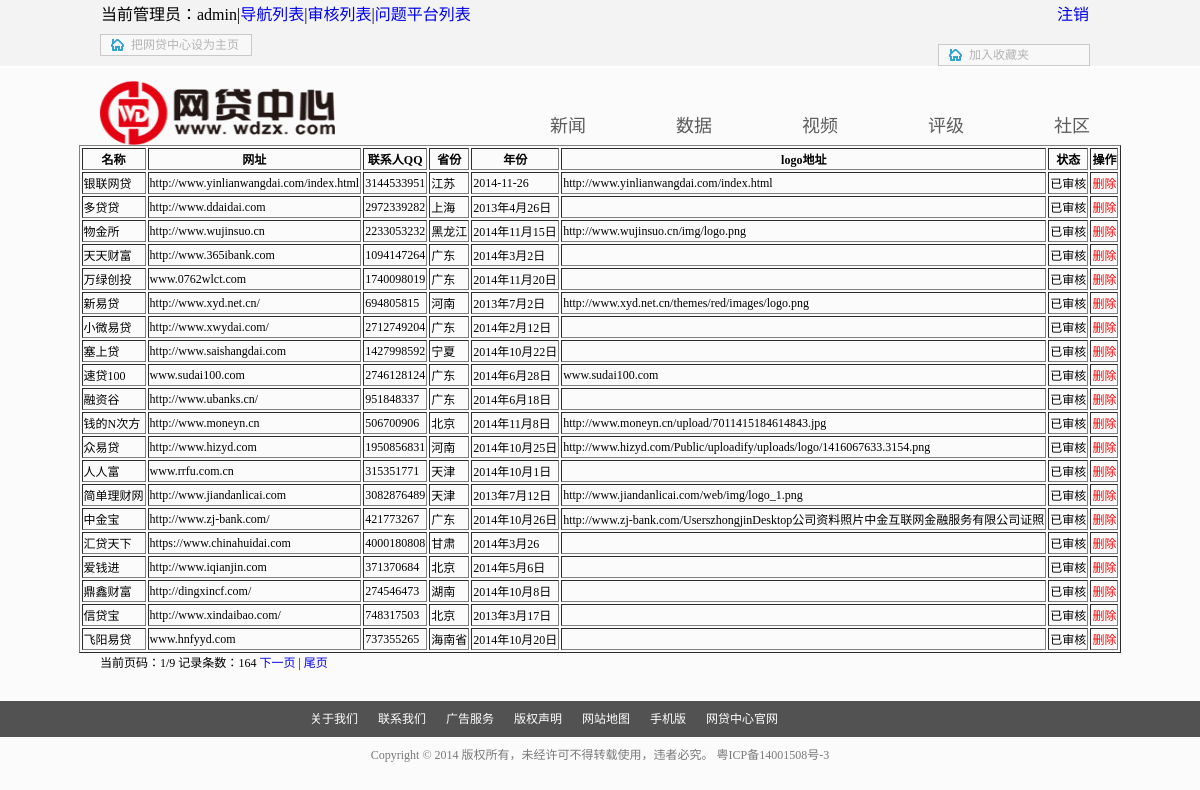
The app's page /admin/admin_submit_list.php (signed in) with its own data.
### tables this page shows
CREATE TABLE `wdzx_navigation_submit` (
  `id` int(11) NOT NULL AUTO_INCREMENT,
  `name` varchar(255) NOT NULL COMMENT '名称',
  `url` varchar(255) DEFAULT NULL COMMENT '链接地址',
  `logo` varchar(255) DEFAULT NULL COMMENT 'logo图片',
  `link_qq` varchar(50) NOT NULL COMMENT '联系人qq',
  `logo_url` varchar(255) DEFAULT NULL COMMENT 'logo远程地址',
  `summary` text COMMENT '简介',
  `fstatus` int(11) NOT NULL DEFAULT '0' COMMENT '状态',
  `add_time` int(11) NOT NULL DEFAULT '0' COMMENT '添加时间',
  `province` varchar(50) NOT NULL DEFAULT '' COMMENT '省份',
  `year` varchar(50) NOT NULL DEFAULT '' COMMENT '上线年份',
  PRIMARY KEY (`id`)
);

### admin/admin_submit_list.php (the view, shortened to what this page needs)
<?php
include '../common/admin_header.php';
if (isset($_REQUEST["page"]) && !empty($_REQUEST["page"])) {
    $page = $_REQUEST["page"];
} else {
    $page = 1;
}
if (is_numeric($page)) {
    $page_size = 20;
    $query = "select count(*) as total from wdzx_navigation_submit order by id desc";
    $result = mysql_query($query, $conn);
    $row = mysql_fetch_row($result);
    $message_count = $row[0];
    $page_count = ceil($message_count / $page_size);
    $offset = ($page - 1) * $page_size;
    $result = mysql_query("select * from wdzx_navigation_submit order by id desc limit $offset,$page_size");
}
?>
<table align="center" border="1" >
    <tr>
        <th>名称</th>
        <th>网址</th>
        <th>联系人QQ</th>
        <th>省份</th>
        <th>年份</th>
        <th>logo地址</th>
        <th>状态</th>
        <th>操作</th>
    </tr>
    <?php while ($row = mysql_fetch_assoc($result)) { ?>
        <tr>
            <td><?php echo $row['name']; ?></td>
            <td><?php echo $row['url']; ?></td>
            <td><?php echo $row['link_qq']; ?></td>
            <td><?php echo $row['province']; ?></td>
            <td><?php echo $row['year']; ?></td>
            <td><?php echo $row['logo_url']; ?></td>
            <td><?php echo $row['fstatus'] == 0 ? "<a style='cursor:pointer;' class='ischeck' id={$row['id']}>未审核</a>" : "已审核"; ?></td>
            <td><a style="color:red;cursor:pointer;" class='del' id="<?php echo $row['id']; ?>" >删除</a></td>
        </tr>
        <?php
    }
    ?>
</table>
<div style="width:1000px;margin:0 auto;padding:0">
    当前页码：<?php echo $page; ?>/<?php echo $page_count; ?>
    记录条数：<?php echo $message_count; ?>
    <?php
    if ($page < $page_count) {
        echo "<a href=?page=" . ($page + 1) . ">下一页</a> | ";
        echo "<a href=?page=" . $page_count . ">尾页</a>";
    }
    ?>
</div>
<?php
include '../common/footer.php';

### css/main.css (style rules this page uses)
body { background:#fbfbfb;margin:0;padding:0;font-size:12px;font-family:"宋体" }
h1,h2,h3,h4,h5,h6,ul,li,a,p,span,dl,dd,dt,input { margin:0;padding:0;text-decoration:none;list-style:none }

### records on screen
wdzx_navigation_submit: name "银联网贷", url "http://www.yinlianwangdai.com/index.html", link_qq "3144533951", province "江苏", year "2014-11-26", logo_url "http://www.yinlianwangdai.com/index.html", fstatus "已审核"
wdzx_navigation_submit: name "多贷贷", url "http://www.ddaidai.com", link_qq "2972339282", province "上海", year "2013年4月26日", fstatus "已审核"
wdzx_navigation_submit: name "物金所", url "http://www.wujinsuo.cn", link_qq "2233053232", province "黑龙江", year "2014年11月15日", logo_url "http://www.wujinsuo.cn/img/logo.png", fstatus "已审核"
wdzx_navigation_submit: name "天天财富", url "http://www.365ibank.com", link_qq "1094147264", province "广东", year "2014年3月2日", fstatus "已审核"
wdzx_navigation_submit: name "万绿创投", url "www.0762wlct.com", link_qq "1740098019", province "广东", year "2014年11月20日", fstatus "已审核"
wdzx_navigation_submit: name "新易贷", url "http://www.xyd.net.cn/", link_qq "694805815", province "河南", year "2013年7月2日", logo_url "http://www.xyd.net.cn/themes/red/images/logo.png", fstatus "已审核"
wdzx_navigation_submit: name "小微易贷", url "http://www.xwydai.com/", link_qq "2712749204", province "广东", year "2014年2月12日", fstatus "已审核"
wdzx_navigation_submit: name "塞上贷", url "http://www.saishangdai.com", link_qq "1427998592", province "宁夏", year "2014年10月22日", fstatus "已审核"
wdzx_navigation_submit: name "速贷100", url "www.sudai100.com", link_qq "2746128124", province "广东", year "2014年6月28日", logo_url "www.sudai100.com", fstatus "已审核"
wdzx_navigation_submit: name "融资谷", url "http://www.ubanks.cn/", link_qq "951848337", province "广东", year "2014年6月18日", fstatus "已审核"
wdzx_navigation_submit: name "钱的N次方", url "http://www.moneyn.cn", link_qq "506700906", province "北京", year "2014年11月8日", logo_url "http://www.moneyn.cn/upload/7011415184614843.jpg", fstatus "已审核"
wdzx_navigation_submit: name "众易贷", url "http://www.hizyd.com", link_qq "1950856831", province "河南", year "2014年10月25日", logo_url "http://www.hizyd.com/Public/uploadify/uploads/logo/1416067633.3154.png", fstatus "已审核"
wdzx_navigation_submit: name "人人富", url "www.rrfu.com.cn", link_qq "315351771", province "天津", year "2014年10月1日", fstatus "已审核"
wdzx_navigation_submit: name "简单理财网", url "http://www.jiandanlicai.com", link_qq "3082876489", province "天津", year "2013年7月12日", logo_url "http://www.jiandanlicai.com/web/img/logo_1.png", fstatus "已审核"
wdzx_navigation_submit: name "中金宝", url "http://www.zj-bank.com/", link_qq "421773267", province "广东", year "2014年10月26日", logo_url "http://www.zj-bank.com/UserszhongjinDesktop公司资料照片中金互联网金融服务有限公司证照", fstatus "已审核"
wdzx_navigation_submit: name "汇贷天下", url "https://www.chinahuidai.com", link_qq "4000180808", province "甘肃", year "2014年3月26", fstatus "已审核"
wdzx_navigation_submit: name "爱钱进", url "http://www.iqianjin.com", link_qq "371370684", province "北京", year "2014年5月6日", fstatus "已审核"
wdzx_navigation_submit: name "鼎鑫财富", url "http://dingxincf.com/", link_qq "274546473", province "湖南", year "2014年10月8日", fstatus "已审核"
wdzx_navigation_submit: name "信贷宝", url "http://www.xindaibao.com/", link_qq "748317503", province "北京", year "2013年3月17日", fstatus "已审核"
wdzx_navigation_submit: name "飞阳易贷", url "www.hnfyyd.com", link_qq "737355265", province "海南省", year "2014年10月20日", fstatus "已审核"

### other values on screen
$_SESSION['username'] "admin"
$page "1"
$page_count "9"
$message_count "164"
